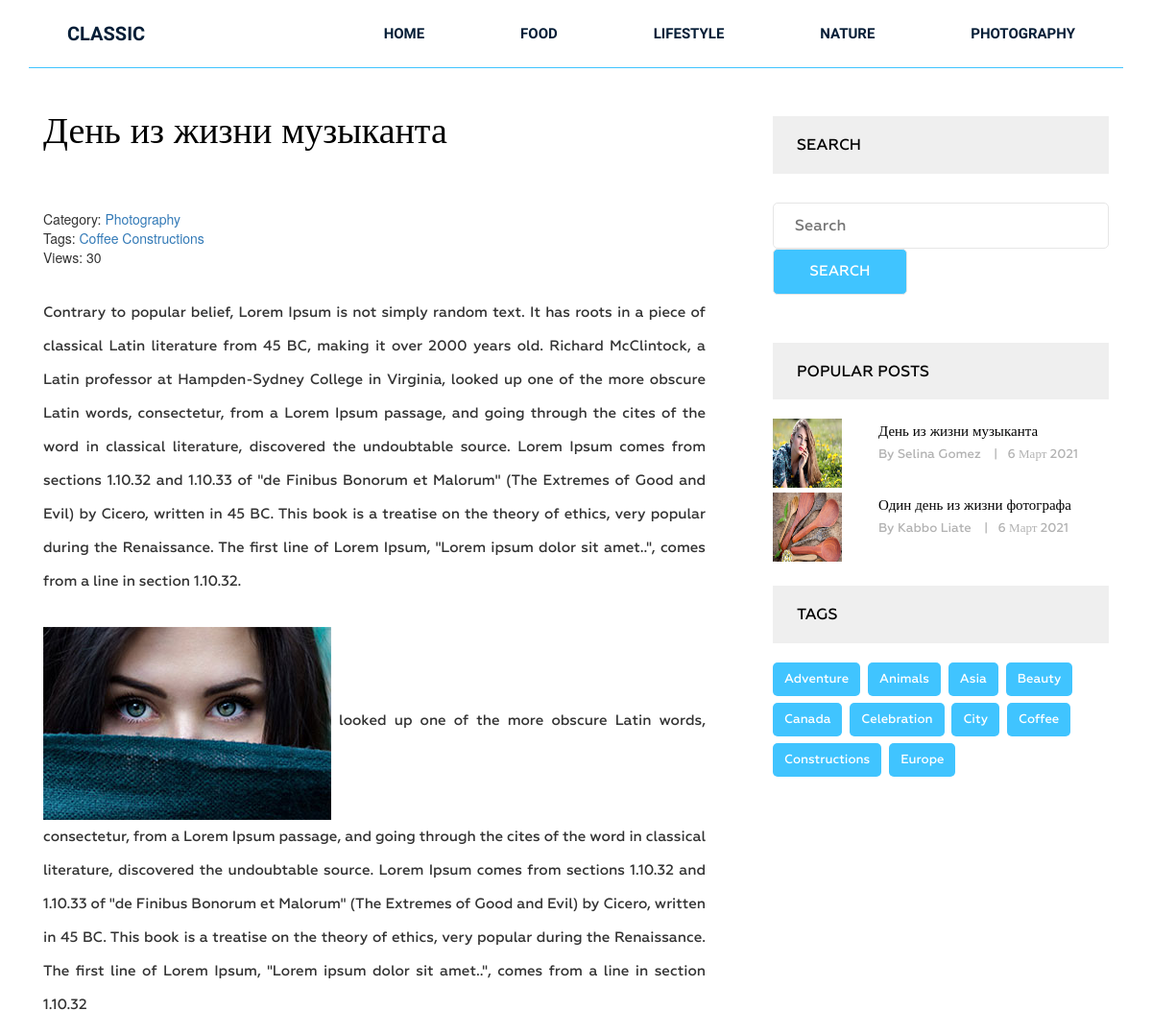
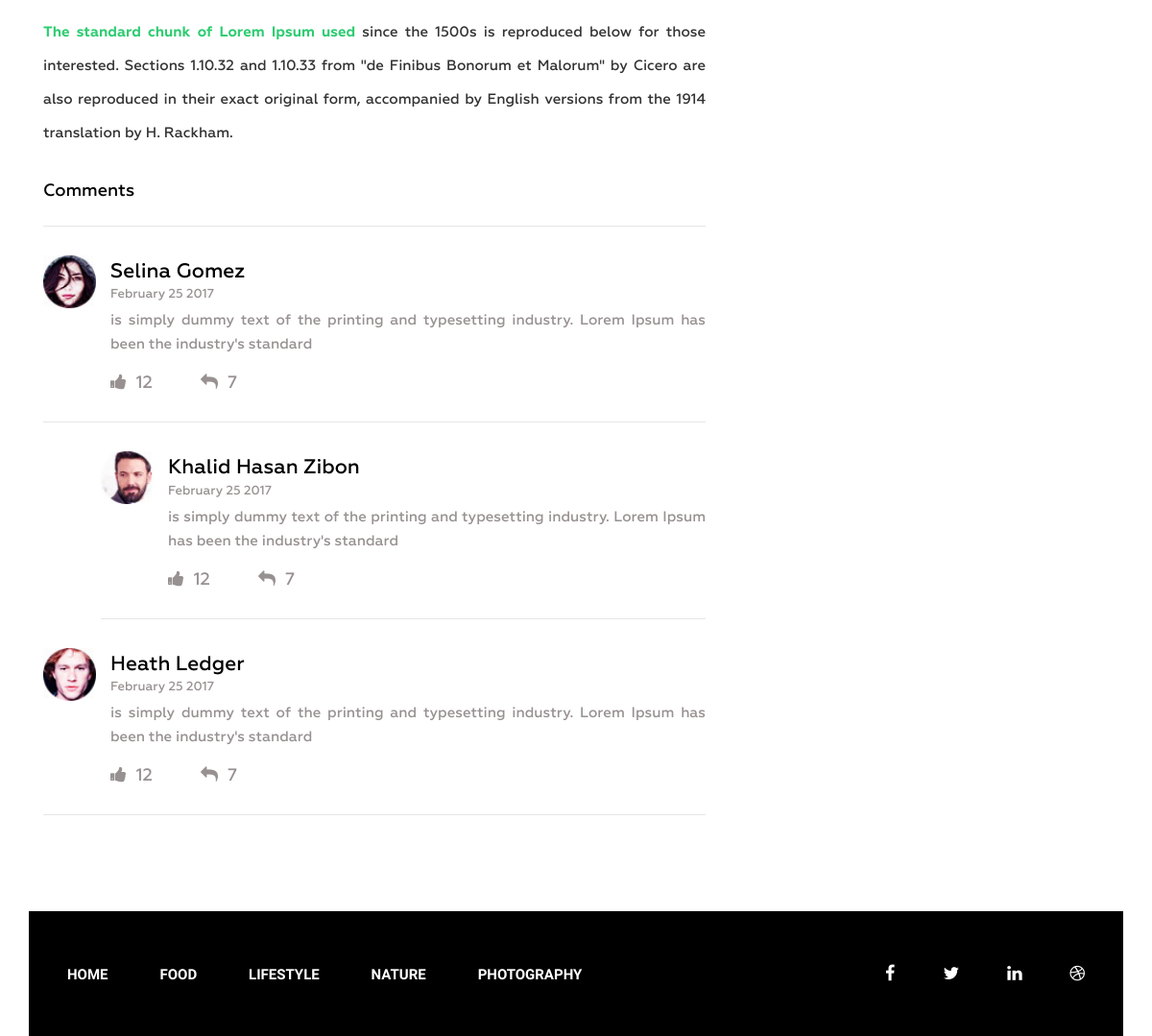
The app's page /post/den-iz-zhizni-muzykanta/ with its own data (2 pictures, top to bottom).
### blog/models.py (models this page shows, shortened)
class Category(models.Model):
    title = models.CharField(max_length=255)
    slug = models.SlugField(max_length=255, verbose_name='url', unique=True)
    def __str__(self):
        return self.title
    class Meta:
        ordering = ['title']
    def get_absolute_url(self):
        return reverse('category', kwargs={"slug": self.slug})

class Post(models.Model):
    title = models.CharField(max_length=255, )
    slug = models.SlugField(max_length=255, verbose_name='url', unique=True)
    author = models.CharField(max_length=100)
    content = models.TextField(blank=True)
    created_at = models.DateTimeField(auto_now_add=True, verbose_name="Опубликовано")
    photo = models.ImageField(upload_to='photos/%Y/%m/%d/', blank=True)
    views = models.IntegerField(default=0, verbose_name="Количество просмотров")
    category = models.ForeignKey(Category, on_delete=models.PROTECT, related_name='posts')
    tags = models.ManyToManyField(Tag, blank=True, related_name='posts')
    class Meta:
        ordering = ['-created_at']
    def get_absolute_url(self):
        return reverse('post', kwargs={"slug": self.slug})

class Tag(models.Model):
    title = models.CharField(max_length=55)
    slug = models.SlugField(max_length=55, verbose_name='url', unique=True)
    class Meta:
        ordering = ['title']
    def get_absolute_url(self):
        return reverse('tag', kwargs={"slug": self.slug})

### blog/views.py (the view)
# urls.py: path('post/<str:slug>/', views.GetPost.as_view(), name='post'),
class GetPost(DetailView):
    model = Post
    template_name = 'blog/single.html'
    context_object_name = 'post'
    def get_context_data(self, *, object_list=None, **kwargs):
        context = super().get_context_data(**kwargs)
        self.object.views = F('views') + 1
        self.object.save()
        self.object.refresh_from_db()
        return context

### blog/templatetags/menu.py (called while the page is built)
@register.inclusion_tag('blog/menu_tpl.html')
def show_menu(menu_class='menu'):
    categories = Category.objects.all()
    return { "categories": categories, "menu_class": menu_class }

### blog/templatetags/sidebar.py (called while the page is built)
@register.inclusion_tag('blog/popular_posts_tpl.html')
def get_popular(cnt=3):
    posts = Post.objects.order_by('-views')[:cnt]
    return {"posts": posts}

@register.inclusion_tag('blog/tags_tpl.html')
def get_tags():
    tags = Tag.objects.all()
    return {"tags": tags}

### templates/blog/single.html (shortened to what this page needs)
{% extends 'base.html' %}
{% load static %}
{% load sidebar %}
{% block content %}
<section class="single-blog-area">
    <div class="container">
        <div class="row">
            <div class="col-md-12">
                <div class="border-top">
                    <div class="col-md-8">
                        <div class="blog-area">
                            <div class="blog-area-part">
                                <h2>{{ post.title }}</h2>
                                <div class="single-content">
                                    <div>
                                        <span>
                                            Category: <a href="{{ post.category.get_absolute_url}}">{{ post.category }}</a>
                                        </span>
                                        <br>
                                         <span>
                                            Tags:
                                             {% for tag in post.tags.all %}
                                                 <a href="{{ tag.get_absolute_url }}">{{ tag.title }}</a>
                                             {% endfor %}
                                        </span>
                                        <br>
                                        <span>Views: {{ post.views }}</span>
                                    </div>
                                   {{ post.content|safe}}
                                </div>
                            </div>
                            <div class="commententries">
                                <h3>Comments</h3>
                                <ul class="commentlist">
                                    <li>
                                        <article class="comment">
                                            <header class="comment-author">
                                                <img src="img/author-1.jpg" alt="">
                                            </header>
                                            <section class="comment-details">
                                                <div class="author-name">
                                                    <h5><a href="#">Selina Gomez</a></h5>
                                                    <p>February 25 2017</p>
                                                </div>
                                                <div class="comment-body">
                                                    <p>is simply dummy text of the printing and typesetting industry.
                                                        Lorem Ipsum has been the industry's standard </p>
                                                </div>
                                                <div class="reply">
                                                    <p><span><a href="#"><i class="fa fa-thumbs-up"
                                                                            aria-hidden="true"></i></a>12</span><span><a
                                                            href="#"><i class="fa fa-reply" aria-hidden="true"></i></a>7</span>
                                                    </p>
                                                </div>
                                            </section>
                                        </article>
                                        <ul class="children">
                                            <li>
                                                <article class="comment">
                                                    <header class="comment-author">
                                                        <img src="img/author-2.jpg" alt="">
                                                    </header>
                                                    <section class="comment-details">
                                                        <div class="author-name">
                                                            <h5><a href="#">Khalid Hasan Zibon</a></h5>
                                                            <p>February 25 2017</p>
                                                        </div>
                                                        <div class="comment-body">
                                                            <p>is simply dummy text of the printing and typesetting
                                                                industry. Lorem Ipsum has been the industry's
                                                                standard </p>
                                                        </div>
                                                        <div class="reply">
                                                            <p><span><a href="#"><i class="fa fa-thumbs-up"
                                                                                    aria-hidden="true"></i></a>12</span><span><a
                                                                    href="#"><i class="fa fa-reply"
                                                                                aria-hidden="true"></i></a>7</span></p>
                                                        </div>
                                                    </section>
                                                </article>
                                            </li>
                                        </ul>
                                    </li>
                                    <li>
                                        <article class="comment">
                                            <header class="comment-author">
                                                <img src="img/author-3.jpg" alt="">
                                            </header>
                                            <section class="comment-details">
                                                <div class="author-name">
                                                    <h5><a href="#">Heath Ledger</a></h5>
                                                    <p>February 25 2017</p>
                                                </div>
                                                <div class="comment-body">
                                                    <p>is simply dummy text of the printing and typesetting industry.
                                                        Lorem Ipsum has been the industry's standard </p>
                                                </div>
                                                <div class="reply">
                                                    <p><span><a href="#"><i class="fa fa-thumbs-up"
                                                                            aria-hidden="true"></i></a>12</span><span><a
                                                            href="#"><i class="fa fa-reply" aria-hidden="true"></i></a>7</span>
                                                    </p>
                                                </div>
                                            </section>
                                        </article>
                                    </li>
                                </ul>
                            </div>
                        </div>
                    </div>
                    <div class="col-md-4">
                        <div class="newsletter">
                            <h2 class="sidebar-title">Search</h2>
                            <form action="{% url 'search' %}" method="get">
                                <input type="text" name="s" placeholder="Search">
                                <input type="submit" value="Search">
                            </form>
                        </div>
                        {% get_popular 5 %}
                        {% get_tags %}
                    </div>
                </div>
            </div>
        </div>
    </div>
</section>
{% endblock %}

### templates/base.html (shortened to what this page needs)
{% load static %}
{% load cache%}
<!DOCTYPE html>
<html lang="en">
<head>
    <link rel="stylesheet" href=" {% static 'css/bootstrap.css' %} ">
    <link rel="stylesheet" href=" {% static 'css/font-awesome.min.css' %}  ">
    <link rel="stylesheet" href=" {% static 'css/owl.carousel.min.css' %}  ">
    <link rel="stylesheet" href=" {% static 'css/owl.theme.default.min.css' %}  ">
    <link rel="stylesheet" href=" {% static 'style.css' %}  ">
    <link rel="stylesheet" href=" {% static 'responsive.css' %}  ">
</head>
<body>
<div class="wrapper">
    {% cache 20  headers   %}
    {% include 'inc/_header.html' %}
    {% endcache %}
    {% block content %} {% endblock content %}
    {% cache 20 footer %}
    {% include 'inc/_footer.html' %}
    {% endcache %}
</div>
</body>
</html>

### templates/inc/_header.html
{% load menu %}
<header class="header">
        <div class="container">
            <div class="row">
                <div class="col-md-2">
                    <div class="logo">
                        <h2><a href="{% url 'home' %}">Classic</a></h2>
                    </div>
                </div>
                <div class="col-md-10">
                    {% show_menu %}
                </div>
            </div>
        </div>
    </header>

### templates/blog/menu_tpl.html
<div class="{{ menu_class }}">
    <ul>
        <li><a href="{% url 'home' %}">Home</a></li>
        {% for item in categories %}
            <li><a href="{{ item.get_absolute_url }}">{{ item.title }}</a></li>
        {% endfor %}
    </ul>
</div>

### templates/blog/popular_posts_tpl.html
<h2 class="sidebar-title">Popular posts</h2>
<div class="grid">
    {% for post in posts %}
    <div class="portfolio-item recent">
        <div class="portfolio-item recent">
            <img src="{{ post.photo.url }}" alt="">
            <div class="portfolio-text">
                <h5><a href="{{ post.get_absolute_url }}">{{ post.title }}</a></h5>
                <p>By {{ post.author }} <span>|</span>{{ post.created_at|date:"j F Y" }}</p>
            </div>
        </div>
    </div>
    {% endfor %}
</div>

### templates/blog/tags_tpl.html
<div class="tags">
    <h2 class="sidebar-title">Tags</h2>
    {% for tag in tags %}
        <p><a href="{{ tag.get_absolute_url }}">{{ tag.title }}</a></p>
    {% endfor %}
</div>

### templates/inc/_footer.html (shortened to what this page needs)
{% load menu %}
<footer class="footer">
    <div class="container">
        <div class="row">
            <div class="col-md-12">
                <div class="footer-bg">
                    <div class="row">
                        <div class="col-md-9">
                             {% show_menu 'footer-menu' %}
                        </div>
                        <div class="col-md-3">
                            <div class="footer-icon">
                                <p><a href="#"><i class="fa fa-facebook" aria-hidden="true"></i></a><a href="#"><i
                                        class="fa fa-twitter" aria-hidden="true"></i></a><a href="#"><i
                                        class="fa fa-linkedin" aria-hidden="true"></i></a><a href="#"><i
                                        class="fa fa-dribbble" aria-hidden="true"></i></a></p>
                            </div>
                        </div>
                    </div>
                </div>
            </div>
        </div>
    </div>
</footer>

### records on screen
Category: title "FOOD"
Category: title "LIFESTYLE"
Category: title "NATURE"
Category: title "PHOTOGRAPHY"
Post: title "День из жизни музыканта", category "Photography", views "30", content "Contrary to popular belief, Lorem Ipsum is not simply random text. It has roots in a piece of classical Latin literature from 45 BC, making it over 2000 years old. Richard McClintock, a Latin professor at Hampden-Sydney College in Virginia, looked up one of the more obscure Latin words, consectetur, from a Lorem Ipsum passage, and going through the cites of the word in classical literature, discovered the undoubtable source. Lorem Ipsum comes from sections 1.10.32 and 1.10.33 of \"de Finibus Bonorum et Malorum\" (The Extremes of Good and Evil) by Cicero, written in 45 BC. This book is a treatise on the theory of ethics, very popular during the Renaissance. The first line of Lorem Ipsum,…", content (picture), photo (picture), author "Selina Gomez", created_at "6 Март 2021"
Tag: title "Coffee"
Tag: title "Constructions"
Post: photo (picture), title "Один день из жизни фотографа", author "Kabbo Liate", created_at "6 Март 2021"
Tag: title "Adventure"
Tag: title "Animals"
Tag: title "Asia"
Tag: title "Beauty"
Tag: title "Canada"
Tag: title "Celebration"
Tag: title "City"
Tag: title "Europe"
